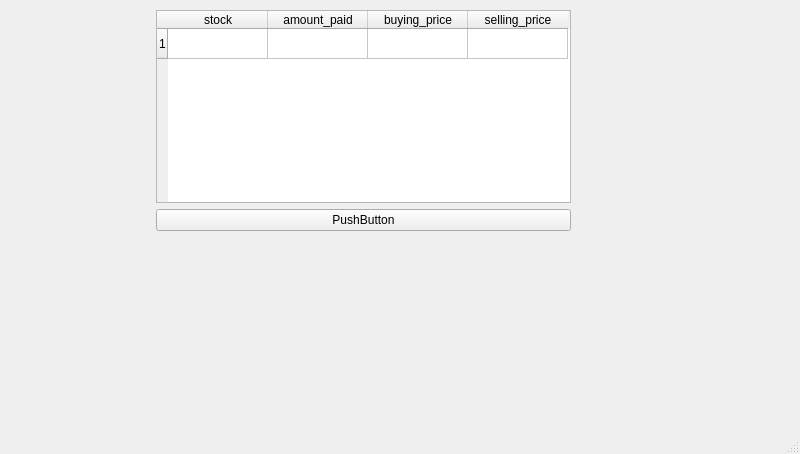
<?xml version="1.0" encoding="UTF-8"?>
<ui version="4.0">
 <class>MainWindow</class>
 <widget class="QMainWindow" name="MainWindow">
  <property name="geometry">
   <rect>
    <x>0</x>
    <y>0</y>
    <width>800</width>
    <height>454</height>
   </rect>
  </property>
  <property name="windowTitle">
   <string>MainWindow</string>
  </property>
  <widget class="QWidget" name="centralwidget">
   <widget class="QWidget" name="formLayoutWidget">
    <property name="geometry">
     <rect>
      <x>150</x>
      <y>10</y>
      <width>421</width>
      <height>221</height>
     </rect>
    </property>
    <layout class="QFormLayout" name="form">
     <item row="1" column="1">
      <widget class="QPushButton" name="pushButton">
       <property name="text">
        <string>PushButton</string>
       </property>
      </widget>
     </item>
     <item row="0" column="1">
      <widget class="QTableWidget" name="table">
       <property name="alternatingRowColors">
        <bool>false</bool>
       </property>
       <property name="rowCount">
        <number>1</number>
       </property>
       <property name="columnCount">
        <number>4</number>
       </property>
       <row/>
       <column>
        <property name="text">
         <string>stock</string>
        </property>
       </column>
       <column>
        <property name="text">
         <string>amount_paid</string>
        </property>
       </column>
       <column>
        <property name="text">
         <string>buying_price</string>
        </property>
       </column>
       <column>
        <property name="text">
         <string>selling_price</string>
        </property>
       </column>
      </widget>
     </item>
    </layout>
   </widget>
  </widget>
  <widget class="QMenuBar" name="menubar">
   <property name="geometry">
    <rect>
     <x>0</x>
     <y>0</y>
     <width>800</width>
     <height>22</height>
    </rect>
   </property>
  </widget>
  <widget class="QStatusBar" name="statusbar"/>
 </widget>
 <resources/>
 <connections/>
</ui>
